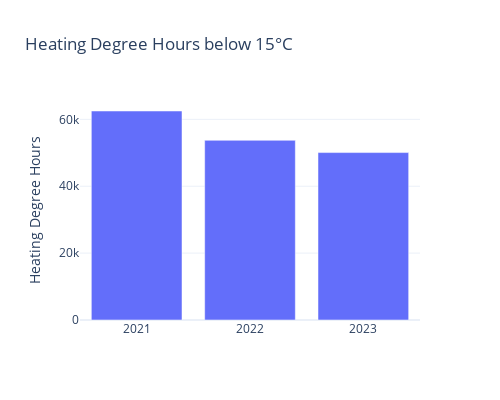

Here is the notebook cell this chart was saved with:
### Markdown cell above
# Adjust for weather

### Code cell
weather_hourly = pd.read_csv("../data/interim/temperature_features.csv", index_col="Unnamed: 0").iloc[:, -2:]
weather_hourly.index = pd.to_datetime(weather_hourly.index)
weather_hourly = weather_hourly.loc[(weather_hourly.index>"01.01.2021") & (weather_hourly.index<"31.12.2023")]
hdd_annual = weather_hourly.resample("Y").sum()
hdd_annual.index = hdd_annual.index.year
fig = px.bar(hdd_annual["hdh_t_mean<15"], 
       barmode="group",
       template="plotly_white",
       title="Heating Degree Hours below 15°C",
       width=500,
       height=400)
fig.update_layout(
    showlegend=False,
    yaxis_title="Heating Degree Hours",
    xaxis_title=""
)
fig.show()
fig.write_image("../reports/heating_degree_hours.png")

### Figure 1 — Plotly figure (JSON) as saved in the notebook; plotly's stock layout.template omitted (floating-point values rounded to 4 significant figures)
{"data": [{"alignmentgroup": "True", "hovertemplate": "variable=hdh_t_mean<15<br>index=%{x}<br>value=%{y}<extra></extra>", "legendgroup": "hdh_t_mean<15", "marker": {"color": "#636efa", "pattern": {"shape": ""}}, "name": "hdh_t_mean<15", "offsetgroup": "hdh_t_mean<15", "orientation": "v", "showlegend": true, "textposition": "auto", "type": "bar", "x": [2021, 2022, 2023], "xaxis": "x", "y": [62490.0, 53730.0, 50060.0], "yaxis": "y"}], "layout": {"barmode": "group", "height": 400, "legend": {"title": {"text": "variable"}, "tracegroupgap": 0}, "showlegend": false, "title": {"text": "Heating Degree Hours below 15°C"}, "width": 500, "xaxis": {"anchor": "y", "domain": [0, 1], "title": {"text": ""}}, "yaxis": {"anchor": "x", "domain": [0, 1], "title": {"text": "Heating Degree Hours"}}}}
